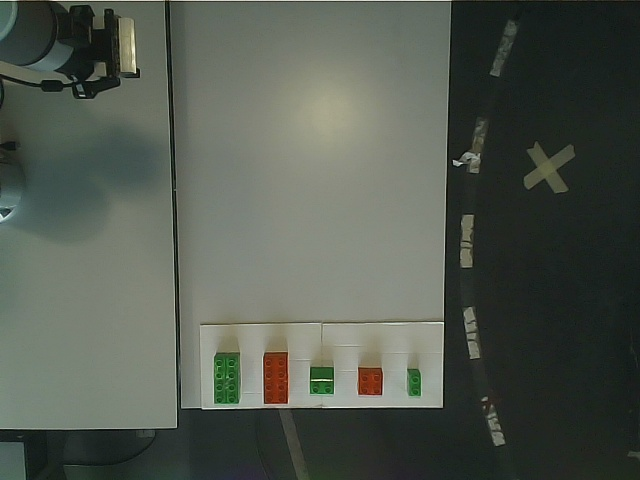
#> input picture frame0002.jpg, 640 x 480 px
$ python color_segmenter.py   (older library calls are emulated)
#> lines starting #> are read from the running program, lines starting #| are printed output that depends on the picture; after the words box and inside, x2 and y2 are one past the last pixel; in counts of white or black regions, pixels touching at a corner belong together
#!/usr/bin/python3
import argparse
import copy
from functools import partial
from colorama import Fore, Back, Style, init
import cv2
import numpy as np
import json
import copy

init(autoreset=True)

# Function -----------------------------------
def onTrackbar(x):
    pass


def main():
    # Variables
    wname = "Original"
    wname_segmenter = 'Color Segmenter'
    ranges = {'b': {'min': 0, 'max': 256},
              'g': {'min': 0, 'max': 256},
              'r': {'min': 0, 'max': 256}}
    limits = {}

    # configure opencv window
    cv2.namedWindow(wname, cv2.WINDOW_AUTOSIZE)
    cv2.namedWindow(wname_segmenter, cv2.WINDOW_AUTOSIZE)

    cv2.createTrackbar('MinB', wname_segmenter, 0,   256, onTrackbar)
#> slider 'MinB' is set to 51
    cv2.createTrackbar('MaxB', wname_segmenter, 256, 256, onTrackbar)
    cv2.createTrackbar('MinG', wname_segmenter, 0,   256, onTrackbar)
#> slider 'MinG' is set to 51
    cv2.createTrackbar('MaxG', wname_segmenter, 256, 256, onTrackbar)
    cv2.createTrackbar('MinR', wname_segmenter, 0,   256, onTrackbar)
#> slider 'MinR' is set to 51
    cv2.createTrackbar('MaxR', wname_segmenter, 256, 256, onTrackbar)

    folder = './'
    image = cv2.imread(folder + 'frame0002.jpg')
#> image is the input picture: shape (480, 640, 3); mean B, G, R 78.9, 88.5, 81.9

    while True:

        if image is None:
            print(Fore.WHITE + Style.BRIGHT + "-----------------------------" + Style.RESET_ALL)
            print(Fore.RED + Style.BRIGHT + 'Video is over, terminating.')
            print(Fore.WHITE + Style.BRIGHT + "-----------------------------" + Style.RESET_ALL)
            break  # video is over

        image_b, image_g, image_r = cv2.split(image)
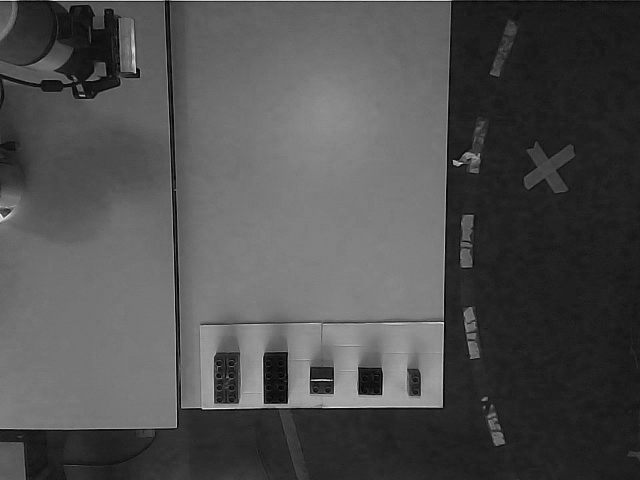
#> image_b: shape (480, 640); min 0, max 242, mean 78.9
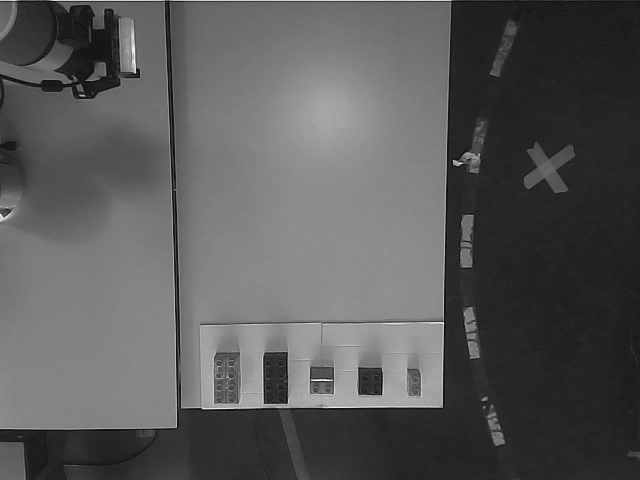
#> image_g: shape (480, 640); min 4, max 249, mean 88.5

        min_b = cv2.getTrackbarPos('MinB', wname_segmenter)
        max_b = cv2.getTrackbarPos("MaxB", wname_segmenter)
        min_g = cv2.getTrackbarPos("MinG", wname_segmenter)
        max_g = cv2.getTrackbarPos("MaxG", wname_segmenter)
        min_r = cv2.getTrackbarPos("MinR", wname_segmenter)
        max_r = cv2.getTrackbarPos("MaxR", wname_segmenter)

        ranges["b"]["min"] = min_b
        ranges["b"]["max"] = max_b
        ranges["g"]["min"] = min_g
        ranges["g"]["max"] = max_g
        ranges["r"]["min"] = min_r
        ranges["r"]["max"] = max_r

        mins = np.array([ranges['b']['min'], ranges["g"]["min"], ranges["r"]["min"]])
        maxs = np.array([ranges["b"]["max"], ranges["g"]["max"], ranges["r"]["max"]])

        mask = cv2.inRange(image, mins, maxs)
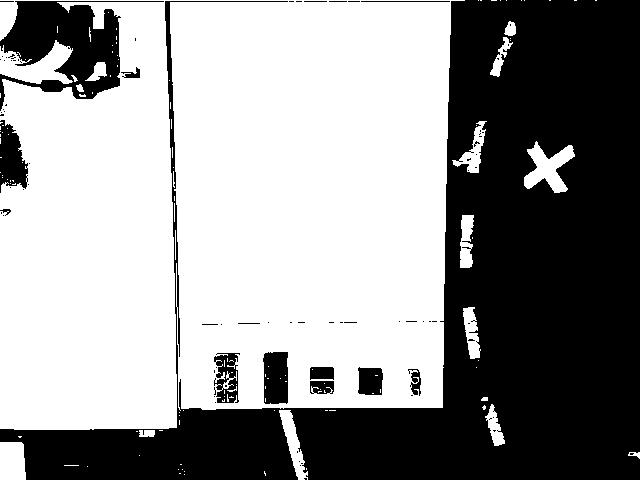
#> mask: shape (480, 640); 57.9% white; 84 black regions (70 under 20 px), largest, box (x1, y1, x2, y2) and area: (0, 0, 640, 480) 116740, (0, 1, 164, 111) 7500, (0, 120, 28, 193) 1319
        #mask = mask.astype(np.bool)
        #mask = mask.astype(np.uint8)*255

        cv2.imshow(wname, image)
        cv2.imshow(wname_segmenter, mask)

        key = cv2.waitKey(20)
#> (key q is pressed here)

        if key == ord('q'):  # q for quit
            print(Fore.WHITE + Style.BRIGHT + "-----------------------------" + Style.RESET_ALL)
            print(Fore.WHITE + 'You pressed ' + Fore.CYAN + Style.BRIGHT + 'q' + Fore.WHITE + Style.RESET_ALL + '...' + Fore.RED + Style.BRIGHT + ' aborting' + Style.RESET_ALL)
            print(Fore.WHITE + Style.BRIGHT + "-----------------------------" + Style.RESET_ALL)
            print(Fore.YELLOW + Style.BRIGHT + '-- The program was terminated. --' + Style.RESET_ALL)
            break
        elif key == ord('w'):
            #buscar os min e max do r,g e b, que já estão disponiveis nos ranges
            limits['limits'] = copy.deepcopy(ranges)
            f = open("limits.json", "w")
            #transformar dicionario numa estrutura json e gravar estrutura num ficheiro
            f.write(json.dumps(limits, indent = 4))
            f.close()
            print(Fore.WHITE + Style.BRIGHT + "-----------------------------" + Style.RESET_ALL)
            print(Fore.GREEN + Style.BRIGHT + "Ranges saved successfully!")
            print(Fore.WHITE + Style.BRIGHT + "-----------------------------" + Style.RESET_ALL)
            print(Fore.WHITE + Style.BRIGHT + "-- Press " + Fore.CYAN + Style.BRIGHT + "q" + Fore.WHITE + Style.BRIGHT + " if you want to exit the program. --")


if __name__ == '__main__':
    main()

$ run again, with frame0000.jpg copied over frame0002.jpg
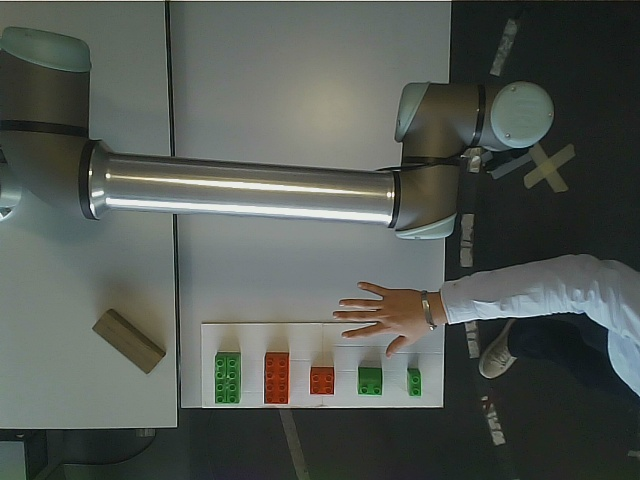
#> input picture frame0000.jpg, 640 x 480 px
#> in main, image is the input picture: shape (480, 640, 3); mean B, G, R 83.5, 89.2, 83.5
#> in main, `image_b, image_g, image_r = cv2.split(image)`:
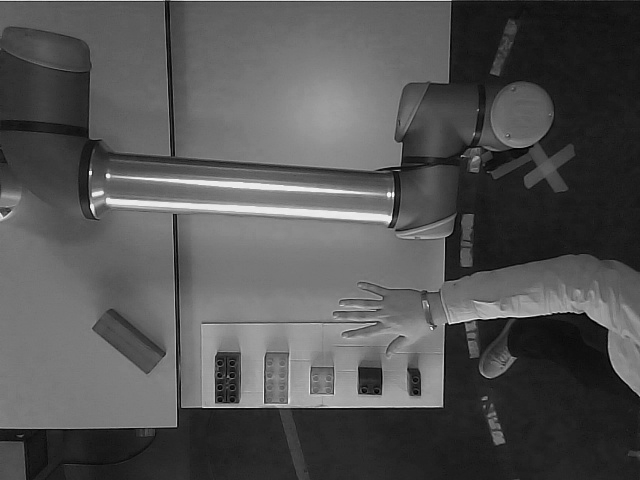
#> image_r: shape (480, 640); min 0, max 246, mean 83.5
#> in main, `mask = cv2.inRange(image, mins, maxs)`:
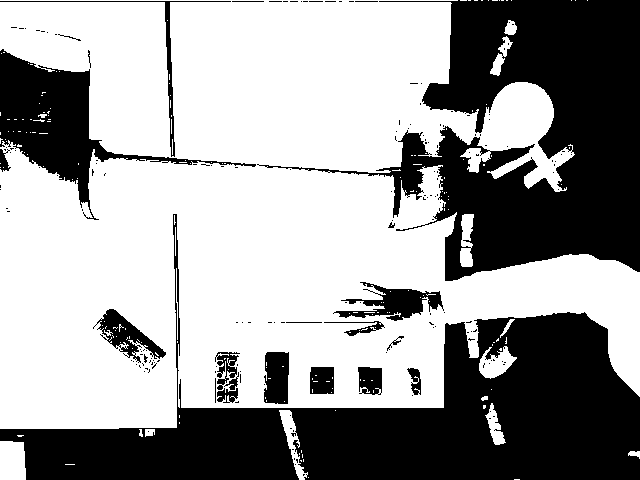
#> mask: shape (480, 640); 61% white; 180 black regions (157 under 20 px), largest, box (x1, y1, x2, y2) and area: (0, 214, 640, 480) 55125, (257, 0, 640, 281) 46497, (0, 49, 256, 220) 9924

$ run again, with frame0001.jpg copied over frame0002.jpg
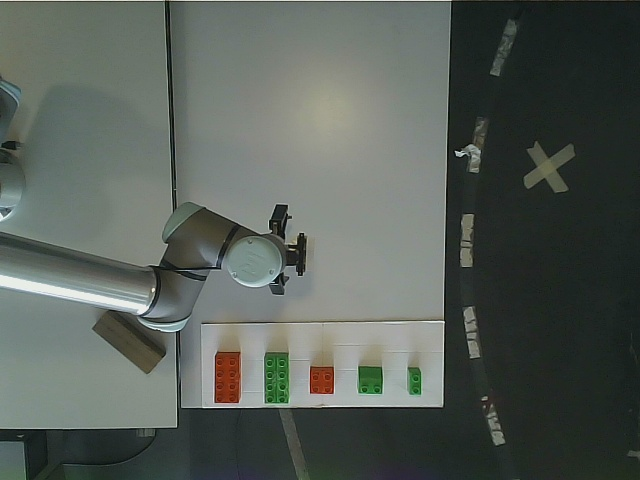
#> input picture frame0001.jpg, 640 x 480 px
#> in main, image is the input picture: shape (480, 640, 3); mean B, G, R 88, 94.2, 86.8
#> in main, `image_b, image_g, image_r = cv2.split(image)`:
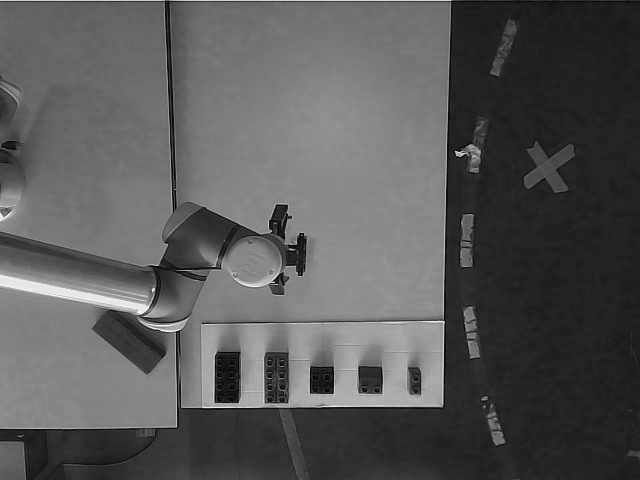
#> image_b: shape (480, 640); min 0, max 247, mean 88
#> in main, `mask = cv2.inRange(image, mins, maxs)`:
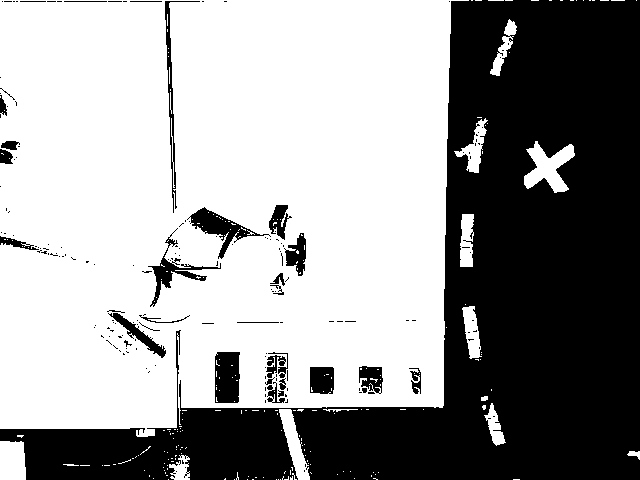
#> mask: shape (480, 640); 59.9% white; 179 black regions (147 under 20 px), largest, box (x1, y1, x2, y2) and area: (0, 0, 640, 480) 114468, (215, 352, 240, 403) 1188, (187, 207, 271, 259) 1133
